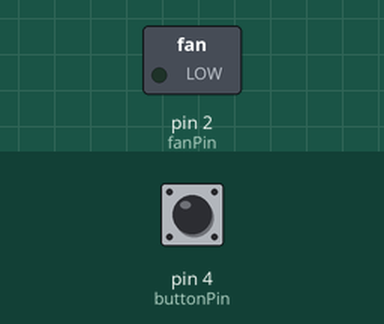
This sketch was run on a simulated Arduino Uno, built with avr-gcc and run on an emulated ATmega328P. Shown: switched loads named in the sketch (green lamp = pin HIGH). The test bench sets the inputs (shaded band); at power-on: pin 4 (buttonPin) HIGH. What the sketch prints to the serial monitor is not drawn.

Above: at 1.2 s.
1.3 s: pin 4 (buttonPin) pulled LOW for 0.15 s
At 1.38 s:
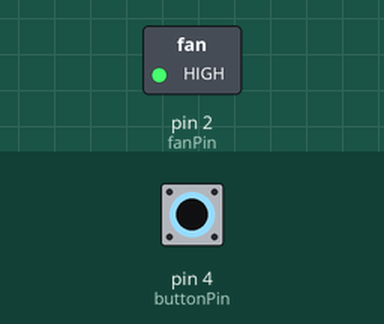
2.9 s: pin 4 (buttonPin) pulled LOW for 3.2 s
At 6.8 s:
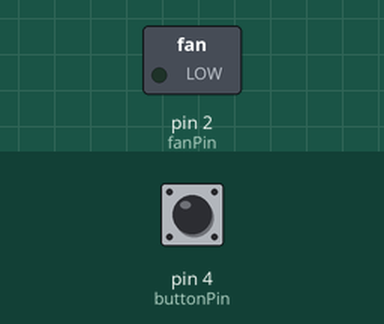
Timing chart, 0 to 8.3 s (numbered marks = the images above; inputs shaded):
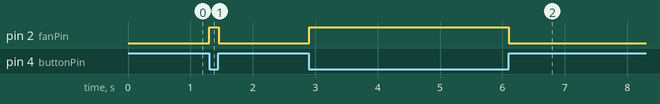

The sketch:

vendinateur.ino
```cpp
int buttonPin = 4;
int fanPin = 2;

int buttonState;

void setup() {
  Serial.begin(9600);
  pinMode(buttonPin, INPUT);
  pinMode(fanPin, OUTPUT);


}

void loop()
{
  // Checks if the button state has change
  buttonState = digitalRead(buttonPin);
  Serial.println(buttonState);
  if (buttonState == LOW)
  {
   // Turns the fan on
    digitalWrite(fanPin, HIGH);
  }
  else
  {
    // Turns the fan off
    digitalWrite(fanPin, LOW);
  }
}
```

Measured:
- after the input at 1.3 s, pin 2 (fanPin): LOW → HIGH at once, → LOW 0.15 s later
- after the input at 2.9 s, pin 2 (fanPin): LOW → HIGH at once, → LOW 3.2 s later
